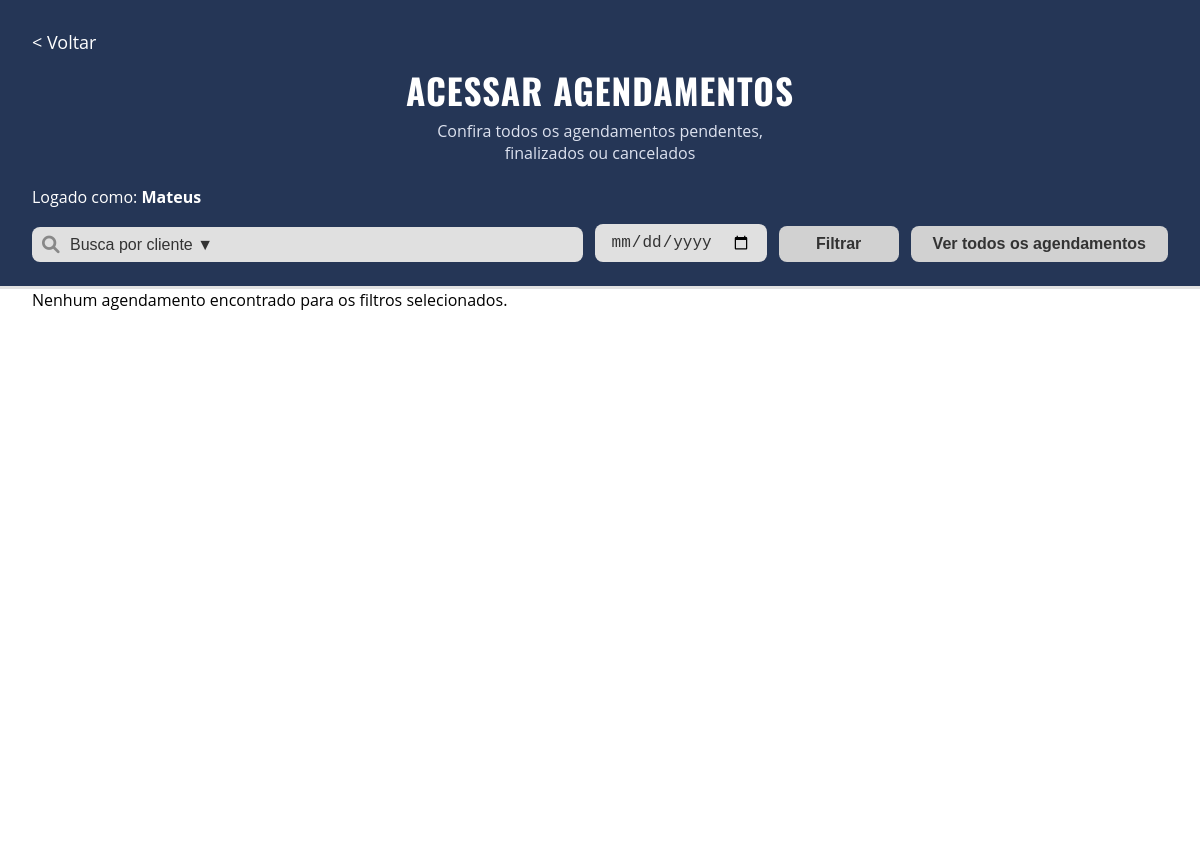
The page /agendamentos/lista/ (signed in) on the database as committed earlier.
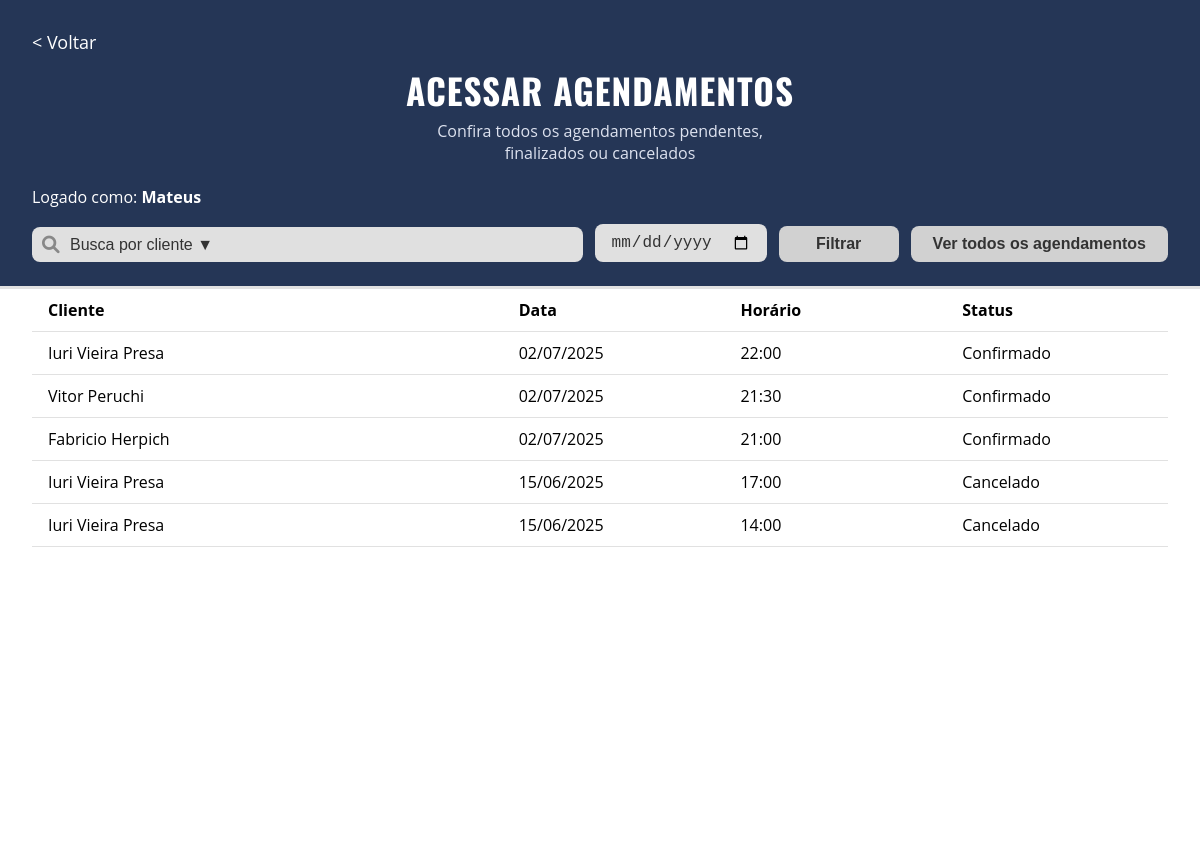
The same page on the database as committed later.
### agenda/models.py (models this page shows, shortened)
class Agendamento(models.Model):
    usuario = models.ForeignKey(
        settings.AUTH_USER_MODEL,
        on_delete=models.CASCADE,
        related_name='agendamentos'
    )
    cliente = models.ForeignKey(
        'client.Cliente',  # nome do app/model do cliente
        on_delete=models.CASCADE,
        related_name='agendamentos'
    )
    dia = models.DateField()
    horario = models.TimeField()
    status = models.BooleanField(default=True)  # True = confirmado, False = cancelado
    criado_em = models.DateTimeField(auto_now_add=True)
    atualizado_em = models.DateTimeField(auto_now=True)

### client/models.py (models this page shows, shortened)
class Cliente(models.Model):
    usuario = models.ForeignKey(
        settings.AUTH_USER_MODEL,
        on_delete=models.CASCADE,
        related_name='clientes'
    )
    nome = models.CharField(max_length=150)
    email = models.EmailField(blank=True, null=True)
    telefone = models.CharField(max_length=20, blank=True, null=True)
    data_nascimento = models.DateField(blank=True, null=True)
    observacoes = models.TextField(blank=True, null=True)
    ativo = models.BooleanField(default=True)
    criado_em = models.DateTimeField(auto_now_add=True)
    atualizado_em = models.DateTimeField(auto_now=True)

### agenda/views.py (the view)
# urls.py: path('lista/', views.agendamento_list, name='agendamento_list'),
@login_required
def agendamento_list(request):
    clientes = Cliente.objects.filter(usuario=request.user, ativo=True)
    agendamentos = Agendamento.objects.filter(usuario=request.user)
    cliente_id = request.GET.get('cliente')
    data_escolhida = request.GET.get('data')
    if cliente_id and cliente_id != 'todos':
        agendamentos = agendamentos.filter(cliente_id=cliente_id)
    if data_escolhida:
        agendamentos = agendamentos.filter(dia=data_escolhida)
    agendamentos = agendamentos.order_by('-dia', '-horario')
    return render(request, 'lista_agendamento.html', {
        'agendamentos': agendamentos,
        'clientes': clientes,
        'filtros': {
            'cliente_id': cliente_id or '',
            'data': data_escolhida or '',
        }
    })

### agenda/templates/lista_agendamento.html (shortened to what this page needs)
{% load static %}
<!DOCTYPE html>
<html lang="pt-br">
<head>
    <link rel="stylesheet" href="https://cdnjs.cloudflare.com/ajax/libs/font-awesome/6.0.0-beta3/css/all.min.css">
</head>
<body>
    <div class="agenda-header">
        <div class="top-row">
            <a href="{% url 'dashboard' %}">&lt; Voltar</a>
        </div>
        <h1 class="agenda-title">ACESSAR AGENDAMENTOS</h1>
        <div class="agenda-subtitle">
            Confira todos os agendamentos pendentes,<br>
            finalizados ou cancelados
        </div>
        <div class="user-info">
            Logado como: <strong>{{ user.get_full_name|default:user.username }}</strong>
        </div>
        <form method="get" class="agenda-filtros" id="filtros-form" style="display: flex; gap: 12px; align-items: end;">
            <div class="search-group" style="flex:2; min-width: 180px;">
                <i class="fas fa-search"></i>
                <select name="cliente" class="form-select">
                    <option value="todos">Busca por cliente ▼</option>
                </select>
            </div>
            <input type="date" name="data" class="form-control" placeholder="Busca por data" value="{{ filtros.data }}">
            <button type="submit" class="btn btn-primary" style="min-width:120px;">Filtrar</button>
            <button type="button" class="btn btn-secondary" onclick="window.location.href=window.location.pathname">
                    Ver todos os agendamentos
            </button>
        </form>
    </div>
    <div class="agenda-lista-container">
        {% if agendamentos %}
            <table class="table table-striped">
                <thead>
                    <tr class="trow">
                        <th>Cliente</th>
                        <th>Data</th>
                        <th>Horário</th>
                        <th>Status</th>
                    </tr>
                </thead>
                <tbody>
                {% for ag in agendamentos %}
                    <tr>
                        <td>{{ ag.cliente.nome }}</td>
                        <td>{{ ag.dia|date:"d/m/Y" }}</td>
                        <td>{{ ag.horario|time:"H:i" }}</td>
                        <td>
                            {% if ag.status %}
                                <span class="badge bg-success">Confirmado</span>
                            {% else %}
                                <span class="badge bg-danger">Cancelado</span>
                            {% endif %}
                        </td>
                    </tr>
                {% endfor %}
                </tbody>
            </table>
        {% else %}
            <div class="text-center text-muted py-5">Nenhum agendamento encontrado para os filtros selecionados.</div>
        {% endif %}
    </div>
</body>
</html>

Rows that differ between the two databases and show on the page:
added Agendamento: cliente.nome "Iuri Vieira Presa", dia "02/07/2025", horario "22:00", status "Confirmado"
added Agendamento: cliente.nome "Vitor Peruchi", dia "02/07/2025", horario "21:30", status "Confirmado"
added Agendamento: cliente.nome "Fabricio Herpich", dia "02/07/2025", horario "21:00", status "Confirmado"
added Agendamento: cliente.nome "Iuri Vieira Presa", dia "15/06/2025", horario "17:00", status "Cancelado"
added Agendamento: cliente.nome "Iuri Vieira Presa", dia "15/06/2025", horario "14:00", status "Cancelado"
Other text that changed with them:
text no longer shown: "Nenhum agendamento encontrado para os filtros selecionados."
text now shown: "Cliente Data Horário Status"
